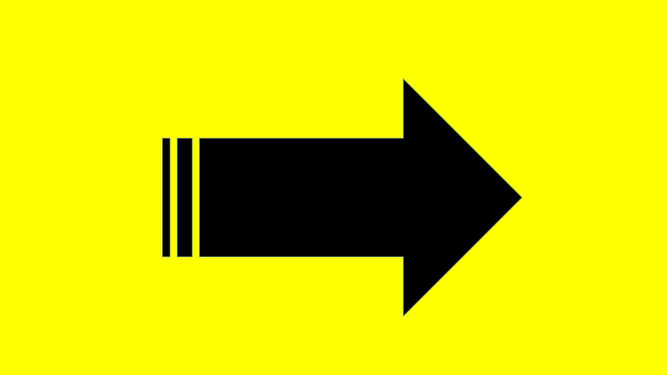
#> input picture right2.jpg, 1334 x 750 px (shown at 1/2 size); the run also reads 1 picture not shown here
$ python tracking3.py   (Python 2 division)
#> lines starting #> are read from the running program, lines starting #| are printed output that depends on the picture
# -*- coding: utf-8 -*-
import cv2

def clip_image(x, y):
    global back
    h1, w1, _ = back.shape
    h2, w2, _ = img.shape
    X = int((w1-w2)/2)
    Y = int((h1-h2)/2)
    if abs(x)< X and abs(y)<Y:
        back[Y+y:Y+h2+y,X+x:X+w2+x] = img
        #+xではみ出す，
    elif x >=X and abs(y)<Y:
        back[Y+y:Y+h2+y,X+X:X+w2+X,] = img
        #-xではみ出す，
    elif -x >=X and abs(y)<Y:
        back[Y+y:Y+h2+y,0:w2] = img
        #+yではみ出す，
    elif abs(x)<X and y>=Y:
        back[Y+Y:Y+h2+Y,X+x:X+w2+x] = img
        #-yではみ出す，
    elif abs(x)<X and -y>Y:
        back[0:h2,X+x:X+w2+x] = img
        #+x，+yではみ出す，
    elif x >=X and y>=Y:
        back[Y+Y:Y+h2+Y,X+X:X+X+w2] = img
        #-x,+yではみ出す，
    elif -x >=X and y>=Y:
        back[Y+Y:Y+h2+Y,0:w2] = img
        #+x,+yではみ出す，
    elif x >=X and y>=Y:
        back[Y:Y+h2+Y,X+X:X+X+w2] = img
        #+x,-yではみ出す，
    elif x >=X and -y>=Y:
        back[0:h2,X+X:X+X+w2] = img

img0 = cv2.imread("right2.jpg",1)
#> img0 is the input picture: shape (750, 1334, 3); mean B, G, R 1.8, 213.3, 213.2
back = cv2.imread("back.png",1)
h,w = img0.shape[:2]
#> h = 750; w = 1334
img = cv2.resize(img0, (w/ 5, h/5))
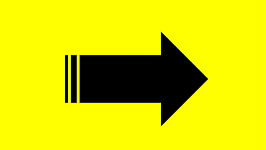
#> img: shape (150, 266, 3); mean B, G, R 1.8, 213.2, 213
clip_image(30,100)
#> in clip_image, `back[Y+Y:Y+h2+Y,X+x:X+w2+x] = img`:
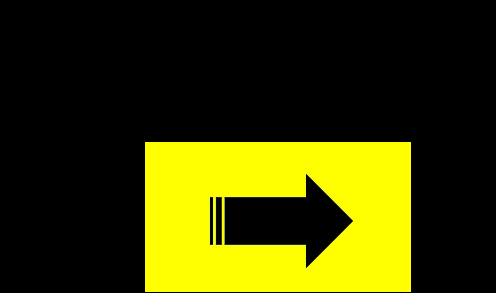
#> back: shape (293, 496, 3); mean B, G, R 0.5, 58.5, 58.5
cv2.imshow("img",back)
cv2.waitKey(-1)
